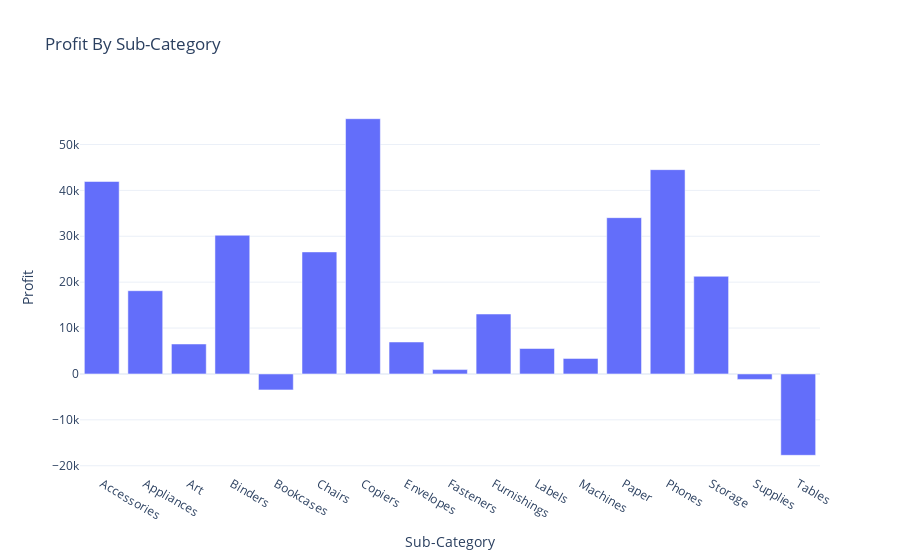

Notebook code cell kept with this figure:
### Code cell
fig = px.bar(profit_by_sub, x = "Sub-Category", y = "Profit", title = "Profit By Sub-Category")
fig.show()

### Figure 1 — Plotly figure (JSON) as saved in the notebook; plotly's stock layout.template omitted (floating-point values rounded to 4 significant figures)
{"data": [{"alignmentgroup": "True", "hovertemplate": "Sub-Category=%{x}<br>Profit=%{y}<extra></extra>", "legendgroup": "", "marker": {"color": "#636efa", "pattern": {"shape": ""}}, "name": "", "offsetgroup": "", "orientation": "v", "showlegend": false, "textposition": "auto", "type": "bar", "x": ["Accessories", "Appliances", "Art", "Binders", "Bookcases", "Chairs", "Copiers", "Envelopes", "Fasteners", "Furnishings", "Labels", "Machines", "Paper", "Phones", "Storage", "Supplies", "Tables"], "xaxis": "x", "y": [41940.0, 18140.0, 6528.0, 30220.0, -3473.0, 26590.0, 55620.0, 6964.0, 949.5, 13060.0, 5546.0, 3385.0, 34050.0, 44520.0, 21280.0, -1189.0, -17730.0], "yaxis": "y"}], "layout": {"autosize": true, "barmode": "relative", "legend": {"tracegroupgap": 0}, "title": {"text": "Profit By Sub-Category"}, "xaxis": {"anchor": "y", "autorange": true, "domain": [0, 1], "range": [-0.5, 16.5], "title": {"text": "Sub-Category"}, "type": "category"}, "yaxis": {"anchor": "x", "autorange": true, "domain": [0, 1], "range": [-21800.0, 59690.0], "title": {"text": "Profit"}, "type": "linear"}}}
